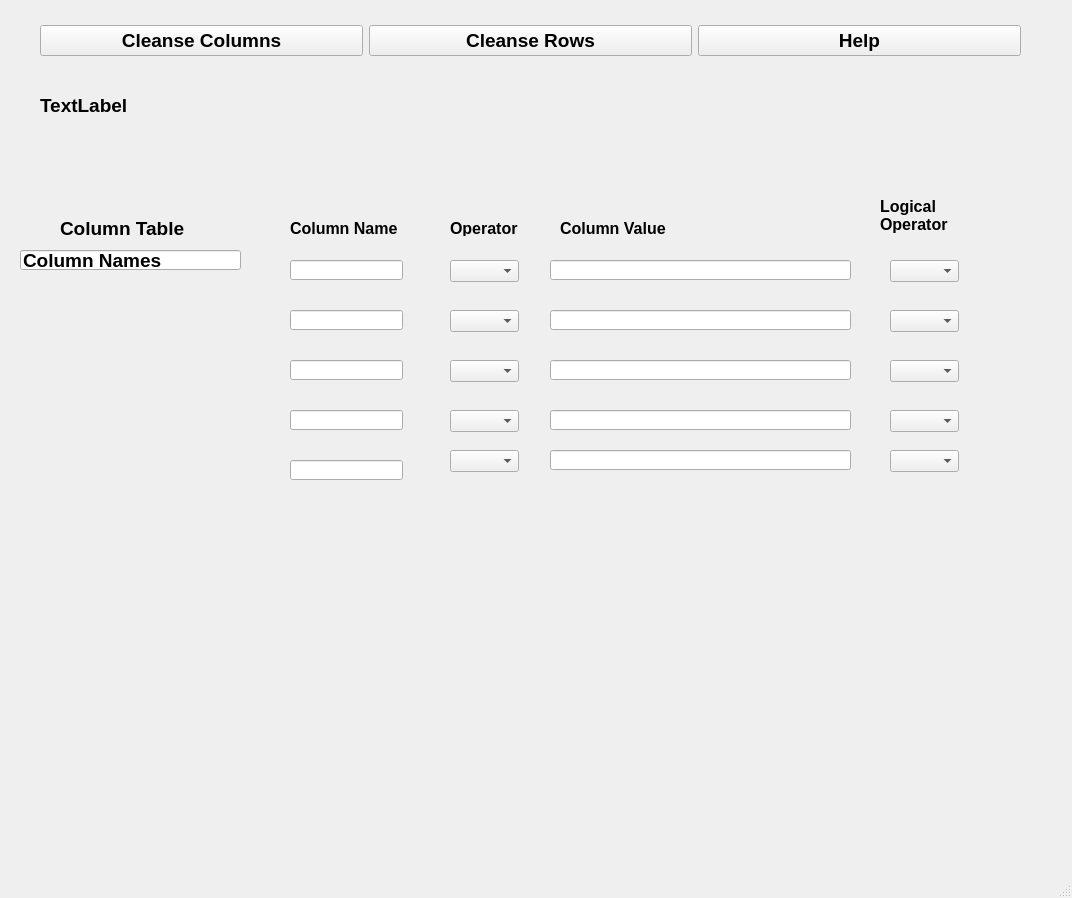
<?xml version="1.0" encoding="UTF-8"?>
<ui version="4.0">
 <class>MainWindow</class>
 <widget class="QMainWindow" name="MainWindow">
  <property name="geometry">
   <rect>
    <x>0</x>
    <y>0</y>
    <width>1072</width>
    <height>898</height>
   </rect>
  </property>
  <property name="font">
   <font>
    <family>Arial</family>
    <pointsize>14</pointsize>
    <weight>75</weight>
    <bold>true</bold>
   </font>
  </property>
  <property name="windowTitle">
   <string>MainWindow</string>
  </property>
  <widget class="QWidget" name="centralwidget">
   <widget class="QLabel" name="DataCleansingsplash">
    <property name="geometry">
     <rect>
      <x>40</x>
      <y>80</y>
      <width>121</width>
      <height>51</height>
     </rect>
    </property>
    <property name="text">
     <string>TextLabel</string>
    </property>
   </widget>
   <widget class="QWidget" name="horizontalLayoutWidget">
    <property name="geometry">
     <rect>
      <x>40</x>
      <y>10</y>
      <width>981</width>
      <height>61</height>
     </rect>
    </property>
    <layout class="QHBoxLayout" name="DataCleansingCmdbarLayout">
     <item>
      <widget class="QPushButton" name="CleanseColumnsbutton">
       <property name="font">
        <font>
         <family>Arial</family>
         <pointsize>14</pointsize>
         <weight>75</weight>
         <bold>true</bold>
        </font>
       </property>
       <property name="text">
        <string>Cleanse Columns</string>
       </property>
      </widget>
     </item>
     <item>
      <widget class="QPushButton" name="CleanseRowsbutton">
       <property name="font">
        <font>
         <weight>75</weight>
         <bold>true</bold>
        </font>
       </property>
       <property name="text">
        <string>Cleanse Rows</string>
       </property>
      </widget>
     </item>
     <item>
      <widget class="QPushButton" name="Helpbutton">
       <property name="font">
        <font>
         <weight>75</weight>
         <bold>true</bold>
        </font>
       </property>
       <property name="text">
        <string>Help</string>
       </property>
      </widget>
     </item>
    </layout>
   </widget>
   <widget class="QLineEdit" name="lineEdit_2">
    <property name="geometry">
     <rect>
      <x>20</x>
      <y>250</y>
      <width>221</width>
      <height>20</height>
     </rect>
    </property>
    <property name="text">
     <string>Column Names</string>
    </property>
   </widget>
   <widget class="QComboBox" name="comboBox">
    <property name="geometry">
     <rect>
      <x>450</x>
      <y>260</y>
      <width>69</width>
      <height>22</height>
     </rect>
    </property>
   </widget>
   <widget class="QLineEdit" name="lineEdit_3">
    <property name="geometry">
     <rect>
      <x>550</x>
      <y>260</y>
      <width>301</width>
      <height>20</height>
     </rect>
    </property>
   </widget>
   <widget class="QLineEdit" name="lineEdit">
    <property name="geometry">
     <rect>
      <x>290</x>
      <y>260</y>
      <width>113</width>
      <height>20</height>
     </rect>
    </property>
   </widget>
   <widget class="QLabel" name="label">
    <property name="geometry">
     <rect>
      <x>290</x>
      <y>220</y>
      <width>151</width>
      <height>16</height>
     </rect>
    </property>
    <property name="font">
     <font>
      <pointsize>12</pointsize>
     </font>
    </property>
    <property name="text">
     <string>Column Name</string>
    </property>
   </widget>
   <widget class="QLabel" name="label_2">
    <property name="geometry">
     <rect>
      <x>60</x>
      <y>220</y>
      <width>141</width>
      <height>16</height>
     </rect>
    </property>
    <property name="text">
     <string>Column Table</string>
    </property>
   </widget>
   <widget class="QLabel" name="label_3">
    <property name="geometry">
     <rect>
      <x>450</x>
      <y>220</y>
      <width>91</width>
      <height>16</height>
     </rect>
    </property>
    <property name="font">
     <font>
      <pointsize>12</pointsize>
     </font>
    </property>
    <property name="text">
     <string>Operator</string>
    </property>
   </widget>
   <widget class="QLabel" name="label_4">
    <property name="geometry">
     <rect>
      <x>560</x>
      <y>220</y>
      <width>171</width>
      <height>16</height>
     </rect>
    </property>
    <property name="font">
     <font>
      <pointsize>12</pointsize>
     </font>
    </property>
    <property name="text">
     <string>Column Value</string>
    </property>
   </widget>
   <widget class="QLabel" name="label_5">
    <property name="geometry">
     <rect>
      <x>880</x>
      <y>185</y>
      <width>101</width>
      <height>61</height>
     </rect>
    </property>
    <property name="font">
     <font>
      <pointsize>12</pointsize>
     </font>
    </property>
    <property name="text">
     <string>Logical
Operator</string>
    </property>
   </widget>
   <widget class="QComboBox" name="comboBox_2">
    <property name="geometry">
     <rect>
      <x>890</x>
      <y>260</y>
      <width>69</width>
      <height>22</height>
     </rect>
    </property>
   </widget>
   <widget class="QComboBox" name="comboBox_3">
    <property name="geometry">
     <rect>
      <x>890</x>
      <y>310</y>
      <width>69</width>
      <height>22</height>
     </rect>
    </property>
   </widget>
   <widget class="QComboBox" name="comboBox_4">
    <property name="geometry">
     <rect>
      <x>450</x>
      <y>310</y>
      <width>69</width>
      <height>22</height>
     </rect>
    </property>
   </widget>
   <widget class="QLineEdit" name="lineEdit_4">
    <property name="geometry">
     <rect>
      <x>290</x>
      <y>310</y>
      <width>113</width>
      <height>20</height>
     </rect>
    </property>
   </widget>
   <widget class="QLineEdit" name="lineEdit_5">
    <property name="geometry">
     <rect>
      <x>550</x>
      <y>310</y>
      <width>301</width>
      <height>20</height>
     </rect>
    </property>
   </widget>
   <widget class="QComboBox" name="comboBox_5">
    <property name="geometry">
     <rect>
      <x>890</x>
      <y>360</y>
      <width>69</width>
      <height>22</height>
     </rect>
    </property>
   </widget>
   <widget class="QComboBox" name="comboBox_6">
    <property name="geometry">
     <rect>
      <x>450</x>
      <y>360</y>
      <width>69</width>
      <height>22</height>
     </rect>
    </property>
   </widget>
   <widget class="QLineEdit" name="lineEdit_6">
    <property name="geometry">
     <rect>
      <x>290</x>
      <y>360</y>
      <width>113</width>
      <height>20</height>
     </rect>
    </property>
   </widget>
   <widget class="QLineEdit" name="lineEdit_7">
    <property name="geometry">
     <rect>
      <x>550</x>
      <y>360</y>
      <width>301</width>
      <height>20</height>
     </rect>
    </property>
   </widget>
   <widget class="QComboBox" name="comboBox_7">
    <property name="geometry">
     <rect>
      <x>890</x>
      <y>410</y>
      <width>69</width>
      <height>22</height>
     </rect>
    </property>
   </widget>
   <widget class="QComboBox" name="comboBox_8">
    <property name="geometry">
     <rect>
      <x>450</x>
      <y>410</y>
      <width>69</width>
      <height>22</height>
     </rect>
    </property>
   </widget>
   <widget class="QLineEdit" name="lineEdit_8">
    <property name="geometry">
     <rect>
      <x>290</x>
      <y>410</y>
      <width>113</width>
      <height>20</height>
     </rect>
    </property>
   </widget>
   <widget class="QLineEdit" name="lineEdit_9">
    <property name="geometry">
     <rect>
      <x>550</x>
      <y>410</y>
      <width>301</width>
      <height>20</height>
     </rect>
    </property>
   </widget>
   <widget class="QComboBox" name="comboBox_9">
    <property name="geometry">
     <rect>
      <x>890</x>
      <y>450</y>
      <width>69</width>
      <height>22</height>
     </rect>
    </property>
   </widget>
   <widget class="QComboBox" name="comboBox_10">
    <property name="geometry">
     <rect>
      <x>450</x>
      <y>450</y>
      <width>69</width>
      <height>22</height>
     </rect>
    </property>
   </widget>
   <widget class="QLineEdit" name="lineEdit_10">
    <property name="geometry">
     <rect>
      <x>290</x>
      <y>460</y>
      <width>113</width>
      <height>20</height>
     </rect>
    </property>
   </widget>
   <widget class="QLineEdit" name="lineEdit_11">
    <property name="geometry">
     <rect>
      <x>550</x>
      <y>450</y>
      <width>301</width>
      <height>20</height>
     </rect>
    </property>
   </widget>
  </widget>
  <widget class="QStatusBar" name="statusbar"/>
 </widget>
 <resources/>
 <connections/>
</ui>
